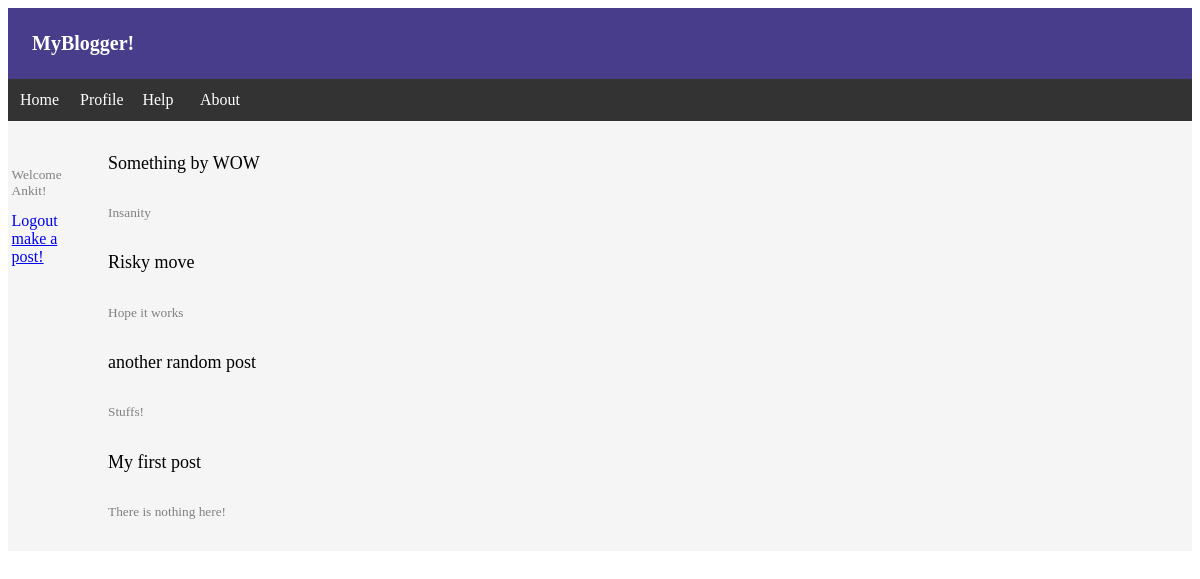
Page /blogger/ (signed in) on the earlier database version.
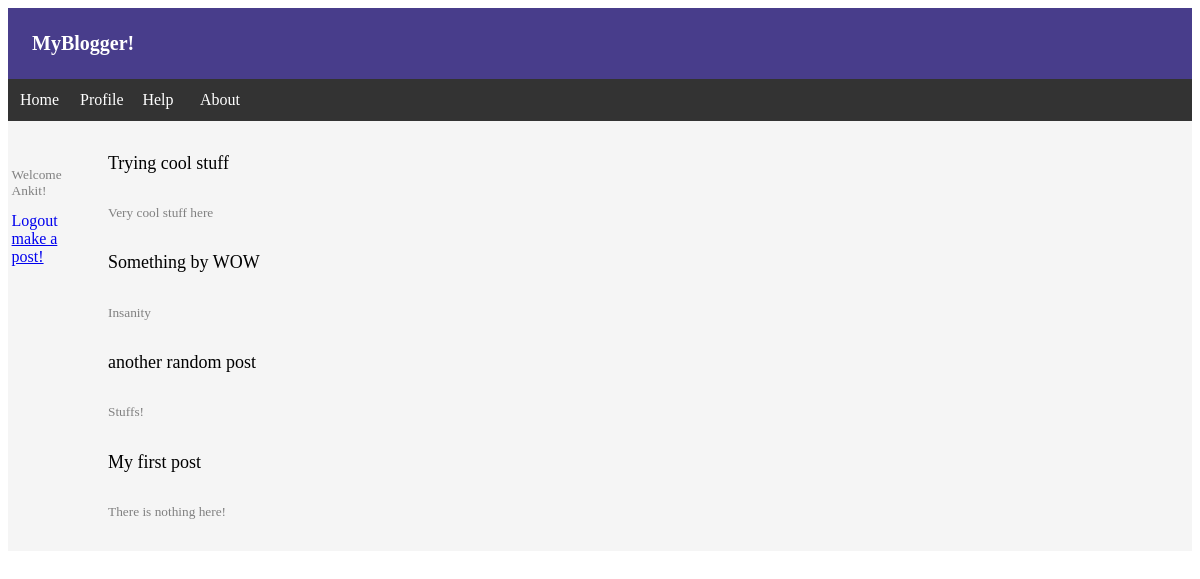
Same page on the later database version.
### blogger/models.py (models this page shows, shortened)
class Topic(models.Model):
    user=models.ForeignKey(User,on_delete=models.CASCADE)
    topicname=models.CharField(max_length=200, unique=True)
    text=models.TextField()
    pub_date=models.DateTimeField('Date published')

### blogger/views.py (the view)
# urls.py: path('', views.home, name='home'),
def home(request):
    latest=Topic.objects.order_by('-pub_date')
    output=",".join([q.topicname for q in latest])
    template=loader.get_template('blogger/home.html')
    loginfo=request.session['is_logged']
    if loginfo == True:
        q=User.objects.get(pk=request.session['id'])
        loginfo=q.username
    context={
        'latest':latest, 'loginfo':loginfo
    }
    txt="<h1> Welcome to home page </h1> <br><main>Content will be added soon!</main>"
    return HttpResponse(template.render(context,request))

### blogger/templates/blogger/home.html (shortened to what this page needs)
{% load static %}
<!DOCTYPE html>
<html>
<link rel="stylesheet" href="{% static 'css/blogger.css' %}">
<body>
    <header>MyBlogger! </header>
    <ul id="menu">
        <li class="menuclass"><a class="menuitem" href="/blogger">Home</a></li>
        <li class="menuclass"><a class="menuitem" href="">Profile</a></li>
        <li class="menuclass"><a class="menuitem" href="">Help</a></li>
        <li class="menuclass"><a class="menuitem" href="">About</a></li>
    </ul>
    <div id="login">
        {% if loginfo == False %}
        <a class="log" href="/blogger/login">Login</a>
        <p>Login to make a post</p> {% else %}
        <p>Welcome {{loginfo}}! </p>
        <a class="log" href="/blogger/logout">Logout</a><br><a class="writepost" href="{% url 'makepost' %}">make a post!</a> {% endif %}
    </div>
    <div id="posts">
        {% if latest %}
        <ul id="postlist">
            {% for topic in latest %}
            <li><a class="allposts" href="/blogger/{{topic.id}}/">{{topic.topicname}}</a><br>
                <p>{{topic.text}}</p>
            </li><br> {% endfor %}
        </ul>
    </div>
    {% endif%}
</body>
</html>

Differences in the rows shown:
removed Topic: topicname "Risky move", text "Hope it works"
added Topic: topicname "Trying cool stuff", text "Very cool stuff here"
